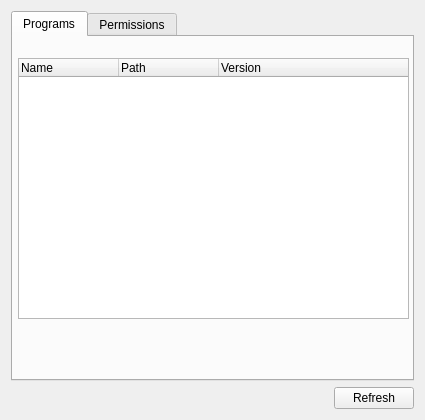
<?xml version="1.0" encoding="UTF-8"?>
<ui version="4.0">
 <class>ConfigurePageProgram</class>
 <widget class="QWidget" name="ConfigurePageProgram">
  <property name="geometry">
   <rect>
    <x>0</x>
    <y>0</y>
    <width>425</width>
    <height>420</height>
   </rect>
  </property>
  <layout class="QVBoxLayout" name="verticalLayout">
   <item>
    <layout class="QVBoxLayout" name="verticalLayout_2">
     <item>
      <widget class="QTabWidget" name="tabWidget">
       <property name="currentIndex">
        <number>0</number>
       </property>
       <widget class="QWidget" name="tab">
        <property name="toolTip">
         <string>&lt;html&gt;&lt;head/&gt;&lt;body&gt;&lt;p&gt;&lt;br/&gt;&lt;/p&gt;&lt;/body&gt;&lt;/html&gt;</string>
        </property>
        <attribute name="title">
         <string>Programs</string>
        </attribute>
        <widget class="QTreeWidget" name="treeWidget">
         <property name="geometry">
          <rect>
           <x>5</x>
           <y>21</y>
           <width>391</width>
           <height>261</height>
          </rect>
         </property>
         <column>
          <property name="text">
           <string>Name</string>
          </property>
         </column>
         <column>
          <property name="text">
           <string>Path</string>
          </property>
         </column>
         <column>
          <property name="text">
           <string>Version</string>
          </property>
         </column>
        </widget>
       </widget>
       <widget class="QWidget" name="tab_2">
        <attribute name="title">
         <string>Permissions</string>
        </attribute>
        <widget class="QTreeWidget" name="treeWidget_2">
         <property name="geometry">
          <rect>
           <x>15</x>
           <y>11</y>
           <width>371</width>
           <height>271</height>
          </rect>
         </property>
         <column>
          <property name="text">
           <string>Program</string>
          </property>
         </column>
         <column>
          <property name="text">
           <string>Permissions</string>
          </property>
         </column>
         <column>
          <property name="text">
           <string>New Permissions</string>
          </property>
         </column>
        </widget>
        <widget class="QPushButton" name="pushButton_2">
         <property name="geometry">
          <rect>
           <x>189</x>
           <y>290</y>
           <width>161</width>
           <height>26</height>
          </rect>
         </property>
         <property name="text">
          <string>Set Permission</string>
         </property>
        </widget>
       </widget>
      </widget>
     </item>
    </layout>
   </item>
   <item alignment="Qt::AlignRight">
    <widget class="QPushButton" name="pushButton">
     <property name="text">
      <string>Refresh</string>
     </property>
    </widget>
   </item>
   <item>
    <layout class="QHBoxLayout" name="horizontalLayout"/>
   </item>
  </layout>
 </widget>
 <resources/>
 <connections/>
</ui>
